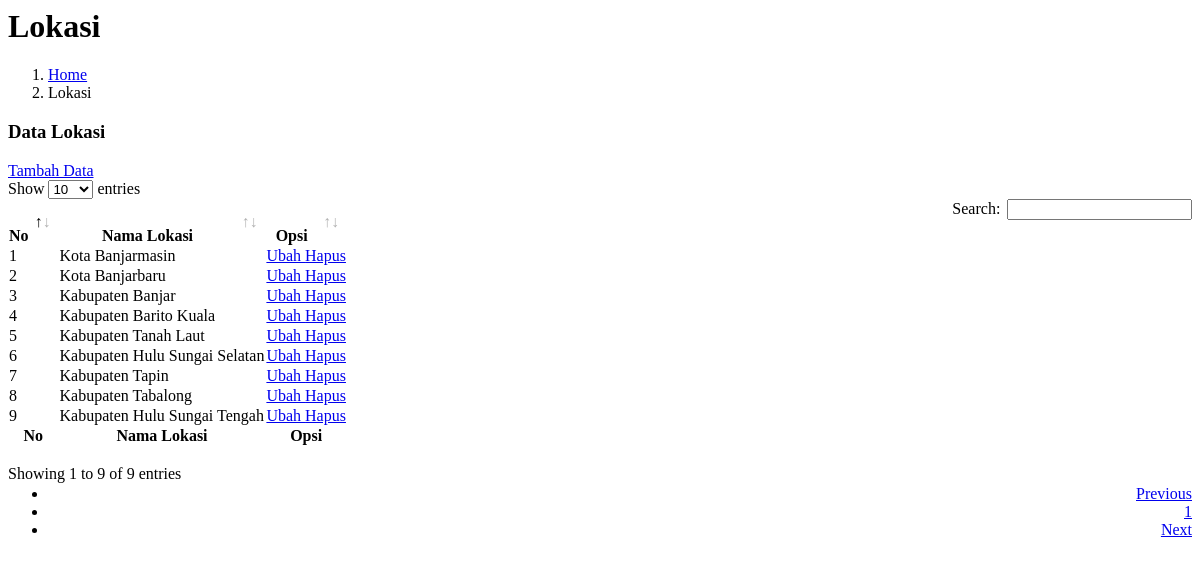
Screenshot of /pages/admin/lokasiread.php with the database file from the repository.
### tables this page shows
CREATE TABLE `lokasi` (
  `id` int(11) NOT NULL,
  `nama_lokasi` varchar(30) NOT NULL
);

### pages/admin/lokasiread.php (the view, shortened to what this page needs)
<?php include_once "partials/cssdatatables.php" ?>
<div class="content-header">
    <div class="container-fluid">
        <div class="row mb-2">
            <div class="col-sm-6">
                <h1 class="m-0">Lokasi</h1>
            </div>
            <div class="col-sm-6">
                <ol class="breadcrumb float-sm-right">
                    <li class="breadcrumb-item">
                        <a href="?page=home">Home</a>
                    </li>
                    <li class="breadcrumb-item">Lokasi</li>
                </ol>
            </div>
        </div>
    </div>
</div>
<div class="content">
    <div class="card">
        <div class="card-header">
            <h3 class="card-title">Data Lokasi</h3>
            <a href="?page=lokasicreate" class="btn btn-success btn-sm float-right">
                <i class="fa fa-plus-circle"></i> Tambah Data
            </a>
        </div>
        <div class="card-body">
            <table id="mytable" class="table table-bordered table-hover">
                <thead>
                    <tr>
                        <th>No</th>
                        <th>Nama Lokasi</th>
                        <th>Opsi</th>
                    </tr>
                </thead>
                <tfoot>
                    <th>No</th>
                    <th>Nama Lokasi</th>
                    <th>Opsi</th>
                </tfoot>
                <tbody>
                    <?php
                        $database = new Database();
                        $db = $database->getConnection();
                        $selectSql = "SELECT * FROM lokasi";
                        $stmt = $db->prepare($selectSql);
                        $stmt->execute();
                        $no = 1;
                        while ($row = $stmt->fetch(PDO::FETCH_ASSOC)) {
                    ?>
                    <tr>
                        <td><?= $no++ ?></td>
                        <td><?= $row['nama_lokasi'] ?></td>
                        <td>
                            <a href="?page=lokasiupdate&id=<?= $row['id'] ?>" class="btn btn-primary btn-sm mr-1">
                                <i class="fa fa-edit"></i> Ubah
                            </a>
                            <a href="?page=lokasidelete&id=<?= $row['id'] ?>" class="btn btn-danger btn-sm mr-1" onclick="javascript: return confirm('Konfirmasi data akan dihapus?);">
                                <i class="fa fa-trash"></i> Hapus
                            </a>
                        </td>
                    </tr>
                    <?php } ?>
                </tbody>
            </table>
        </div>
    </div>
</div>

### rows the page displays
lokasi: nama_lokasi "Kota Banjarmasin"
lokasi: nama_lokasi "Kota Banjarbaru"
lokasi: nama_lokasi "Kabupaten Banjar"
lokasi: nama_lokasi "Kabupaten Barito Kuala"
lokasi: nama_lokasi "Kabupaten Tanah Laut"
lokasi: nama_lokasi "Kabupaten Hulu Sungai Selatan"
lokasi: nama_lokasi "Kabupaten Tapin"
lokasi: nama_lokasi "Kabupaten Tabalong"
lokasi: nama_lokasi "Kabupaten Hulu Sungai Tengah"
